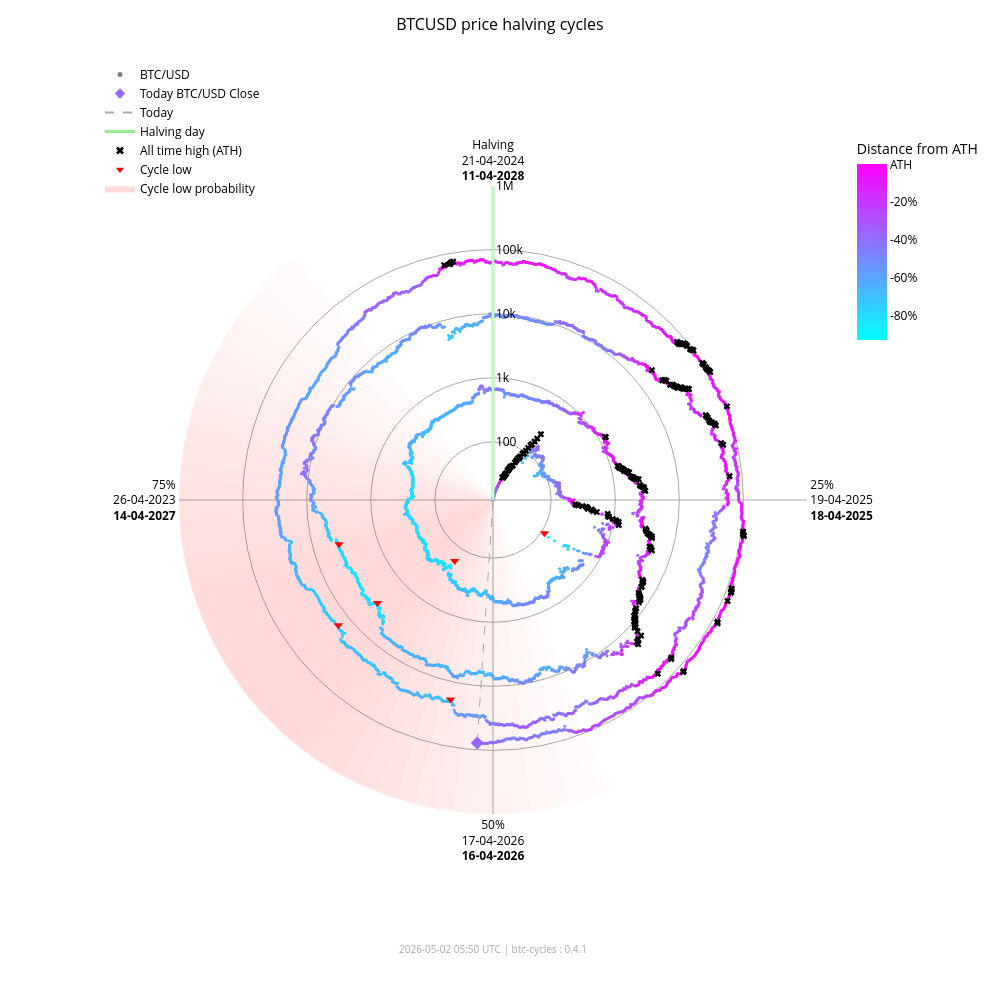

Write notebook code for a chart like this one.
### Markdown cell above
### Interactive chart (plotly)

### Code cell
fig_interactive = btc.plot(
    kind="interactive",
    from_date="2012-11-28",
)
# plotly config for interactivity
config = {"scrollZoom": True, "displayModeBar": True}
# display in notebook
fig_interactive.show(config=config)

### Figure 1 — Plotly figure (JSON) as saved in the notebook; plotly's stock layout.template omitted (floating-point values rounded to 4 significant figures; data arrays with more than 128 entries replaced by an {"elided": "..."} marker saying what was removed)
{"data": [{"fill": "toself", "fillcolor": "rgba(255,0,0,0.017168280509461755)", "hoverinfo": "skip", "line": {"width": 0}, "mode": "lines", "r": [12.35, 1000000, 1000000, 12.35, 12.35], "showlegend": false, "theta": [158.4, 158.4, 162.0, 162.0, 158.4], "type": "scatterpolar"}, {"fill": "toself", "fillcolor": "rgba(255,0,0,0.022114794501891175)", "hoverinfo": "skip", "line": {"width": 0}, "mode": "lines", "r": [12.35, 1000000, 1000000, 12.35, 12.35], "showlegend": false, "theta": [162.0, 162.0, 165.6, 165.6, 162.0], "type": "scatterpolar"}, {"fill": "toself", "fillcolor": "rgba(255,0,0,0.02790404259511669)", "hoverinfo": "skip", "line": {"width": 0}, "mode": "lines", "r": [12.35, 1000000, 1000000, 12.35, 12.35], "showlegend": false, "theta": [165.6, 165.6, 169.2, 169.2, 165.6], "type": "scatterpolar"}, {"fill": "toself", "fillcolor": "rgba(255,0,0,0.034518294852420334)", "hoverinfo": "skip", "line": {"width": 0}, "mode": "lines", "r": [12.35, 1000000, 1000000, 12.35, 12.35], "showlegend": false, "theta": [169.2, 169.2, 172.8, 172.8, 169.2], "type": "scatterpolar"}, {"fill": "toself", "fillcolor": "rgba(255,0,0,0.041901979682821514)", "hoverinfo": "skip", "line": {"width": 0}, "mode": "lines", "r": [12.35, 1000000, 1000000, 12.35, 12.35], "showlegend": false, "theta": [172.8, 172.8, 176.4, 176.4, 172.8], "type": "scatterpolar"}, {"fill": "toself", "fillcolor": "rgba(255,0,0,0.04996405861294358)", "hoverinfo": "skip", "line": {"width": 0}, "mode": "lines", "r": [12.35, 1000000, 1000000, 12.35, 12.35], "showlegend": false, "theta": [176.4, 176.4, 180.0, 180.0, 176.4], "type": "scatterpolar"}, {"fill": "toself", "fillcolor": "rgba(255,0,0,0.05858349692240514)", "hoverinfo": "skip", "line": {"width": 0}, "mode": "lines", "r": [12.35, 1000000, 1000000, 12.35, 12.35], "showlegend": false, "theta": [180.0, 180.0, 183.6, 183.6, 180.0], "type": "scatterpolar"}, {"fill": "toself", "fillcolor": "rgba(255,0,0,0.06761662035375064)", "hoverinfo": "skip", "line": {"width": 0}, "mode": "lines", "r": [12.35, 1000000, 1000000, 12.35, 12.35], "showlegend": false, "theta": [183.6, 183.6, 187.2, 187.2, 183.6], "type": "scatterpolar"}, {"fill": "toself", "fillcolor": "rgba(255,0,0,0.07690481219944661)", "hoverinfo": "skip", "line": {"width": 0}, "mode": "lines", "r": [12.35, 1000000, 1000000, 12.35, 12.35], "showlegend": false, "theta": [187.2, 187.2, 190.8, 190.8, 187.2], "type": "scatterpolar"}, {"fill": "toself", "fillcolor": "rgba(255,0,0,0.08628112000611096)", "hoverinfo": "skip", "line": {"width": 0}, "mode": "lines", "r": [12.35, 1000000, 1000000, 12.35, 12.35], "showlegend": false, "theta": [190.8, 190.8, 194.4, 194.4, 190.8], "type": "scatterpolar"}, {"fill": "toself", "fillcolor": "rgba(255,0,0,0.09557490841018089)", "hoverinfo": "skip", "line": {"width": 0}, "mode": "lines", "r": [12.35, 1000000, 1000000, 12.35, 12.35], "showlegend": false, "theta": [194.4, 194.4, 198.0, 198.0, 194.4], "type": "scatterpolar"}, {"fill": "toself", "fillcolor": "rgba(255,0,0,0.10461455782963762)", "hoverinfo": "skip", "line": {"width": 0}, "mode": "lines", "r": [12.35, 1000000, 1000000, 12.35, 12.35], "showlegend": false, "theta": [198.0, 198.0, 201.6, 201.6, 198.0], "type": "scatterpolar"}, {"fill": "toself", "fillcolor": "rgba(255,0,0,0.11322908719652829)", "hoverinfo": "skip", "line": {"width": 0}, "mode": "lines", "r": [12.35, 1000000, 1000000, 12.35, 12.35], "showlegend": false, "theta": [201.6, 201.6, 205.2, 205.2, 201.6], "type": "scatterpolar"}, {"fill": "toself", "fillcolor": "rgba(255,0,0,0.12125015337052986)", "hoverinfo": "skip", "line": {"width": 0}, "mode": "lines", "r": [12.35, 1000000, 1000000, 12.35, 12.35], "showlegend": false, "theta": [205.2, 205.2, 208.8, 208.8, 205.2], "type": "scatterpolar"}, {"fill": "toself", "fillcolor": "rgba(255,0,0,0.12851590515331976)", "hoverinfo": "skip", "line": {"width": 0}, "mode": "lines", "r": [12.35, 1000000, 1000000, 12.35, 12.35], "showlegend": false, "theta": [208.8, 208.8, 212.4, 212.4, 208.8], "type": "scatterpolar"}, {"fill": "toself", "fillcolor": "rgba(255,0,0,0.13487757461161184)", "hoverinfo": "skip", "line": {"width": 0}, "mode": "lines", "r": [12.35, 1000000, 1000000, 12.35, 12.35], "showlegend": false, "theta": [212.4, 212.4, 216.0, 216.0, 212.4], "type": "scatterpolar"}, {"fill": "toself", "fillcolor": "rgba(255,0,0,0.14020862181849592)", "hoverinfo": "skip", "line": {"width": 0}, "mode": "lines", "r": [12.35, 1000000, 1000000, 12.35, 12.35], "showlegend": false, "theta": [216.0, 216.0, 219.6, 219.6, 216.0], "type": "scatterpolar"}, {"fill": "toself", "fillcolor": "rgba(255,0,0,0.14441504950654527)", "hoverinfo": "skip", "line": {"width": 0}, "mode": "lines", "r": [12.35, 1000000, 1000000, 12.35, 12.35], "showlegend": false, "theta": [219.6, 219.6, 223.2, 223.2, 219.6], "type": "scatterpolar"}, {"fill": "toself", "fillcolor": "rgba(255,0,0,0.14744459351271713)", "hoverinfo": "skip", "line": {"width": 0}, "mode": "lines", "r": [12.35, 1000000, 1000000, 12.35, 12.35], "showlegend": false, "theta": [223.2, 223.2, 226.8, 226.8, 223.2], "type": "scatterpolar"}, {"fill": "toself", "fillcolor": "rgba(255,0,0,0.14929223192296423)", "hoverinfo": "skip", "line": {"width": 0}, "mode": "lines", "r": [12.35, 1000000, 1000000, 12.35, 12.35], "showlegend": false, "theta": [226.8, 226.8, 230.4, 230.4, 226.8], "type": "scatterpolar"}, {"fill": "toself", "fillcolor": "rgba(255,0,0,0.15)", "hoverinfo": "skip", "line": {"width": 0}, "mode": "lines", "r": [12.35, 1000000, 1000000, 12.35, 12.35], "showlegend": false, "theta": [230.4, 230.4, 234.0, 234.0, 230.4], "type": "scatterpolar"}, {"fill": "toself", "fillcolor": "rgba(255,0,0,0.14965033825231114)", "hoverinfo": "skip", "line": {"width": 0}, "mode": "lines", "r": [12.35, 1000000, 1000000, 12.35, 12.35], "showlegend": false, "theta": [234.0, 234.0, 237.6, 237.6, 234.0], "type": "scatterpolar"}, {"fill": "toself", "fillcolor": "rgba(255,0,0,0.14835378057909807)", "hoverinfo": "skip", "line": {"width": 0}, "mode": "lines", "r": [12.35, 1000000, 1000000, 12.35, 12.35], "showlegend": false, "theta": [237.6, 237.6, 241.2, 241.2, 237.6], "type": "scatterpolar"}, {"fill": "toself", "fillcolor": "rgba(255,0,0,0.14623322283554635)", "hoverinfo": "skip", "line": {"width": 0}, "mode": "lines", "r": [12.35, 1000000, 1000000, 12.35, 12.35], "showlegend": false, "theta": [241.2, 241.2, 244.8, 244.8, 241.2], "type": "scatterpolar"}, {"fill": "toself", "fillcolor": "rgba(255,0,0,0.1434078538226231)", "hoverinfo": "skip", "line": {"width": 0}, "mode": "lines", "r": [12.35, 1000000, 1000000, 12.35, 12.35], "showlegend": false, "theta": [244.8, 244.8, 248.4, 248.4, 244.8], "type": "scatterpolar"}, {"fill": "toself", "fillcolor": "rgba(255,0,0,0.13997983179373427)", "hoverinfo": "skip", "line": {"width": 0}, "mode": "lines", "r": [12.35, 1000000, 1000000, 12.35, 12.35], "showlegend": false, "theta": [248.4, 248.4, 252.0, 252.0, 248.4], "type": "scatterpolar"}, {"fill": "toself", "fillcolor": "rgba(255,0,0,0.13602598258454268)", "hoverinfo": "skip", "line": {"width": 0}, "mode": "lines", "r": [12.35, 1000000, 1000000, 12.35, 12.35], "showlegend": false, "theta": [252.0, 252.0, 255.6, 255.6, 252.0], "type": "scatterpolar"}, {"fill": "toself", "fillcolor": "rgba(255,0,0,0.13159547355344953)", "hoverinfo": "skip", "line": {"width": 0}, "mode": "lines", "r": [12.35, 1000000, 1000000, 12.35, 12.35], "showlegend": false, "theta": [255.6, 255.6, 259.2, 259.2, 255.6], "type": "scatterpolar"}, {"fill": "toself", "fillcolor": "rgba(255,0,0,0.12671301775492697)", "hoverinfo": "skip", "line": {"width": 0}, "mode": "lines", "r": [12.35, 1000000, 1000000, 12.35, 12.35], "showlegend": false, "theta": [259.2, 259.2, 262.8, 262.8, 259.2], "type": "scatterpolar"}, {"fill": "toself", "fillcolor": "rgba(255,0,0,0.12138610149219965)", "hoverinfo": "skip", "line": {"width": 0}, "mode": "lines", "r": [12.35, 1000000, 1000000, 12.35, 12.35], "showlegend": false, "theta": [262.8, 262.8, 266.4, 266.4, 262.8], "type": "scatterpolar"}, {"fill": "toself", "fillcolor": "rgba(255,0,0,0.1156142551644921)", "hoverinfo": "skip", "line": {"width": 0}, "mode": "lines", "r": [12.35, 1000000, 1000000, 12.35, 12.35], "showlegend": false, "theta": [266.4, 266.4, 270.0, 270.0, 266.4], "type": "scatterpolar"}, {"fill": "toself", "fillcolor": "rgba(255,0,0,0.10939851441251548)", "hoverinfo": "skip", "line": {"width": 0}, "mode": "lines", "r": [12.35, 1000000, 1000000, 12.35, 12.35], "showlegend": false, "theta": [270.0, 270.0, 273.6, 273.6, 270.0], "type": "scatterpolar"}, {"fill": "toself", "fillcolor": "rgba(255,0,0,0.10274974912946185)", "hoverinfo": "skip", "line": {"width": 0}, "mode": "lines", "r": [12.35, 1000000, 1000000, 12.35, 12.35], "showlegend": false, "theta": [273.6, 273.6, 277.2, 277.2, 273.6], "type": "scatterpolar"}, {"fill": "toself", "fillcolor": "rgba(255,0,0,0.09569517349791425)", "hoverinfo": "skip", "line": {"width": 0}, "mode": "lines", "r": [12.35, 1000000, 1000000, 12.35, 12.35], "showlegend": false, "theta": [277.2, 277.2, 280.8, 280.8, 277.2], "type": "scatterpolar"}, {"fill": "toself", "fillcolor": "rgba(255,0,0,0.08828282625646727)", "hoverinfo": "skip", "line": {"width": 0}, "mode": "lines", "r": [12.35, 1000000, 1000000, 12.35, 12.35], "showlegend": false, "theta": [280.8, 280.8, 284.4, 284.4, 280.8], "type": "scatterpolar"}, {"fill": "toself", "fillcolor": "rgba(255,0,0,0.08058400018765345)", "hoverinfo": "skip", "line": {"width": 0}, "mode": "lines", "r": [12.35, 1000000, 1000000, 12.35, 12.35], "showlegend": false, "theta": [284.4, 284.4, 288.0, 288.0, 284.4], "type": "scatterpolar"}, {"fill": "toself", "fillcolor": "rgba(255,0,0,0.07269354608292704)", "hoverinfo": "skip", "line": {"width": 0}, "mode": "lines", "r": [12.35, 1000000, 1000000, 12.35, 12.35], "showlegend": false, "theta": [288.0, 288.0, 291.6, 291.6, 288.0], "type": "scatterpolar"}, {"fill": "toself", "fillcolor": "rgba(255,0,0,0.06472784449068783)", "hoverinfo": "skip", "line": {"width": 0}, "mode": "lines", "r": [12.35, 1000000, 1000000, 12.35, 12.35], "showlegend": false, "theta": [291.6, 291.6, 295.2, 295.2, 291.6], "type": "scatterpolar"}, {"fill": "toself", "fillcolor": "rgba(255,0,0,0.05682021976743955)", "hoverinfo": "skip", "line": {"width": 0}, "mode": "lines", "r": [12.35, 1000000, 1000000, 12.35, 12.35], "showlegend": false, "theta": [295.2, 295.2, 298.8, 298.8, 295.2], "type": "scatterpolar"}, {"fill": "toself", "fillcolor": "rgba(255,0,0,0.04911378436707333)", "hoverinfo": "skip", "line": {"width": 0}, "mode": "lines", "r": [12.35, 1000000, 1000000, 12.35, 12.35], "showlegend": false, "theta": [298.8, 298.8, 302.4, 302.4, 298.8], "type": "scatterpolar"}, {"fill": "toself", "fillcolor": "rgba(255,0,0,0.04175213714896469)", "hoverinfo": "skip", "line": {"width": 0}, "mode": "lines", "r": [12.35, 1000000, 1000000, 12.35, 12.35], "showlegend": false, "theta": [302.4, 302.4, 306.0, 306.0, 302.4], "type": "scatterpolar"}, {"fill": "toself", "fillcolor": "rgba(255,0,0,0.034868865657538876)", "hoverinfo": "skip", "line": {"width": 0}, "mode": "lines", "r": [12.35, 1000000, 1000000, 12.35, 12.35], "showlegend": false, "theta": [306.0, 306.0, 309.6, 309.6, 306.0], "type": "scatterpolar"}, {"fill": "toself", "fillcolor": "rgba(255,0,0,0.02857722515334582)", "hoverinfo": "skip", "line": {"width": 0}, "mode": "lines", "r": [12.35, 1000000, 1000000, 12.35, 12.35], "showlegend": false, "theta": [309.6, 309.6, 313.2, 313.2, 309.6], "type": "scatterpolar"}, {"fill": "toself", "fillcolor": "rgba(255,0,0,0.022961515313555197)", "hoverinfo": "skip", "line": {"width": 0}, "mode": "lines", "r": [12.35, 1000000, 1000000, 12.35, 12.35], "showlegend": false, "theta": [313.2, 313.2, 316.8, 316.8, 313.2], "type": "scatterpolar"}, {"fill": "toself", "fillcolor": "rgba(255,0,0,0.01807146942917362)", "hoverinfo": "skip", "line": {"width": 0}, "mode": "lines", "r": [12.35, 1000000, 1000000, 12.35, 12.35], "showlegend": false, "theta": [316.8, 316.8, 320.4, 320.4, 316.8], "type": "scatterpolar"}, {"hoverinfo": "text", "marker": {"color": {"elided": "4904 str values"}, "size": 3}, "mode": "markers", "r": {"elided": "4904 float values"}, "showlegend": false, "text": {"elided": "4904 str values"}, "theta": {"elided": "4904 float values"}, "type": "scatterpolar"}, {"hoverinfo": "skip", "line": {"color": "lightgreen", "width": 3}, "mode": "lines", "r": [12.35, 1000000], "showlegend": false, "theta": [0, 0], "type": "scatterpolar"}, {"hoverinfo": "skip", "line": {"color": "darkgrey", "dash": "dash", "width": 1}, "mode": "lines", "r": [12.35, 78210.0], "showlegend": false, "theta": [183.7, 183.7], "type": "scatterpolar"}, {"hoverinfo": "text", "marker": {"color": "#9966ff", "size": 10, "symbol": "diamond"}, "mode": "markers", "r": [78210.0], "showlegend": false, "text": ["Today<br>Date: 2026-05-02<br>Price: $78,211.91"], "theta": [183.7], "type": "scatterpolar"}, {"hoverinfo": "text", "marker": {"color": "black", "size": 6, "symbol": "x"}, "mode": "markers", "r": {"elided": "195 float values"}, "showlegend": false, "text": {"elided": "195 str values"}, "theta": {"elided": "195 float values"}, "type": "scatterpolar"}, {"hoverinfo": "text", "marker": {"color": "red", "size": 8, "symbol": "triangle-down"}, "mode": "markers", "r": [111.6, 164.9, 3233.0, 3925.0, 18950.0, 15760.0], "showlegend": false, "text": ["Cycle Low<br>Date: 2014-02-21<br>Price: $111.56<br>ATH distance: -91.0%", "Cycle Low<br>Date: 2015-01-14<br>Price: $164.92<br>ATH distance: -86.7%", "Cycle Low<br>Date: 2018-12-15<br>Price: $3,232.51<br>ATH distance: -83.3%", "Cycle Low<br>Date: 2019-03-25<br>Price: $3,924.55<br>ATH distance: -79.7%", "Cycle Low<br>Date: 2022-06-18<br>Price: $18,954.25<br>ATH distance: -71.9%", "Cycle Low<br>Date: 2022-11-21<br>Price: $15,760.19<br>ATH distance: -76.7%"], "theta": [122.8, 212.1, 228.3, 254.0, 192.0, 231.0], "type": "scatterpolar"}, {"marker": {"color": "grey", "size": 5}, "mode": "markers", "name": "BTC/USD", "r": [null], "theta": [null], "type": "scatterpolar"}, {"marker": {"color": "#9966ff", "size": 8, "symbol": "diamond"}, "mode": "markers", "name": "Today BTC/USD Close", "r": [null], "theta": [null], "type": "scatterpolar"}, {"line": {"color": "darkgrey", "dash": "dash"}, "mode": "lines", "name": "Today", "r": [null], "theta": [null], "type": "scatterpolar"}, {"line": {"color": "lightgreen", "width": 3}, "mode": "lines", "name": "Halving day", "r": [null], "theta": [null], "type": "scatterpolar"}, {"marker": {"color": "black", "size": 7, "symbol": "x"}, "mode": "markers", "name": "All time high (ATH)", "r": [null], "theta": [null], "type": "scatterpolar"}, {"marker": {"color": "red", "size": 7, "symbol": "triangle-down"}, "mode": "markers", "name": "Cycle low", "r": [null], "theta": [null], "type": "scatterpolar"}, {"fill": "toself", "fillcolor": "rgba(255,0,0,0.15)", "line": {"width": 0}, "mode": "lines", "name": "Cycle low probability", "r": [null], "theta": [null], "type": "scatterpolar"}, {"hoverinfo": "skip", "marker": {"cmax": 0, "cmin": -0.9307, "color": [0], "colorbar": {"len": 0.25, "ticktext": ["ATH", "-20%", "-40%", "-60%", "-80%", "-100%"], "tickvals": [0, -0.2, -0.4, -0.6, -0.8, -1.0], "title": {"text": "Distance from ATH"}, "x": 0.95, "y": 0.92, "yanchor": "top"}, "colorscale": {"elided": "256x2 mixed values"}, "showscale": true, "size": 0}, "mode": "markers", "r": [null], "showlegend": false, "theta": [null], "type": "scatterpolar"}], "layout": {"annotations": [{"font": {"color": "darkgrey", "size": 10}, "showarrow": false, "text": "2026-05-02 05:50 UTC | btc-cycles : 0.4.1", "x": 0.5, "xref": "paper", "y": -0.02, "yref": "paper"}], "font": {"color": "black"}, "height": 1000, "legend": {"bgcolor": "rgba(0,0,0,0)", "font": {"color": "black"}, "x": 0.0, "y": 1.0}, "margin": {"b": 60, "l": 100, "r": 80, "t": 60}, "paper_bgcolor": "white", "plot_bgcolor": "white", "polar": {"angularaxis": {"color": "black", "direction": "clockwise", "gridcolor": "darkgrey", "rotation": 90, "ticktext": ["Halving<br>21-04-2024<br><b>11-04-2028</b>", "25%<br>19-04-2025<br><b>18-04-2025</b>", "50%<br>17-04-2026<br><b>16-04-2026</b>", "75%<br>26-04-2023<br><b>14-04-2027</b>"], "tickvals": [0, 90, 180, 270]}, "bgcolor": "white", "domain": {"x": [0.1, 0.9], "y": [0.05, 0.95]}, "radialaxis": {"angle": 90, "color": "black", "gridcolor": "darkgrey", "range": [1.092, 6.0], "tickangle": 90, "ticktext": ["100", "1k", "10k", "100k", "1M"], "tickvals": [100, 1000, 10000, 100000, 1000000], "type": "log"}}, "title": {"font": {"color": "black", "size": 16}, "text": "BTCUSD price halving cycles", "x": 0.5}, "width": 1000}}
